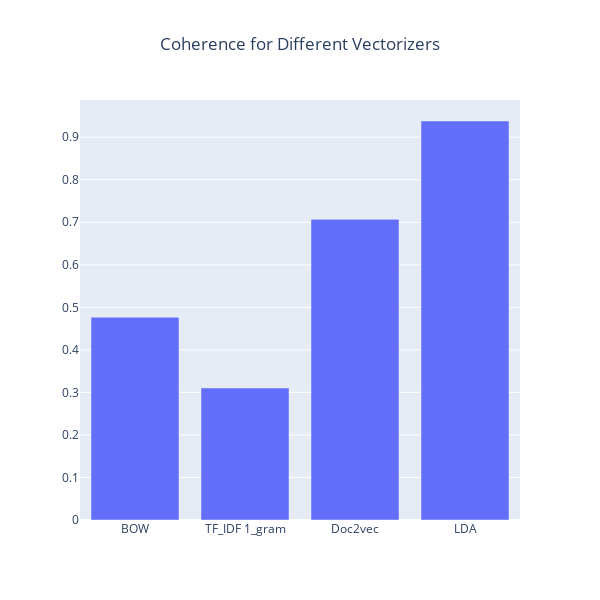

The notebook cell saved with this chart:
### Code cell
fig = go.Figure()
obj = go.Bar(x = list(vec_coherence.keys()), y = list(vec_coherence.values()))
fig.add_trace(obj)
fig.update_layout(title={'text':'Coherence for Different Vectorizers','x':0.5},height=600,width=600)
fig.show()

### Figure 1 — Plotly figure (JSON) as saved in the notebook; plotly's stock layout.template omitted (floating-point values rounded to 4 significant figures)
{"data": [{"type": "bar", "x": ["BOW", "TF_IDF 1_gram", "Doc2vec", "LDA"], "y": [0.477, 0.3104, 0.7069, 0.9382]}], "layout": {"height": 600, "title": {"text": "Coherence for Different Vectorizers", "x": 0.5}, "width": 600}}
